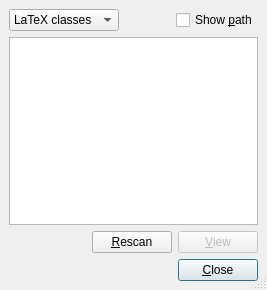
<ui version="4.0" >
 <class>TexinfoUi</class>
 <widget class="QDialog" name="TexinfoUi" >
  <property name="geometry" >
   <rect>
    <x>0</x>
    <y>0</y>
    <width>267</width>
    <height>290</height>
   </rect>
  </property>
  <property name="windowTitle" >
   <string/>
  </property>
  <property name="sizeGripEnabled" >
   <bool>true</bool>
  </property>
  <layout class="QGridLayout" >
   <property name="margin" >
    <number>9</number>
   </property>
   <property name="spacing" >
    <number>6</number>
   </property>
   <item row="1" column="0" >
    <widget class="QListWidget" name="fileListLW" />
   </item>
   <item row="3" column="0" >
    <layout class="QHBoxLayout" >
     <property name="margin" >
      <number>0</number>
     </property>
     <property name="spacing" >
      <number>6</number>
     </property>
     <item>
      <spacer>
       <property name="orientation" >
        <enum>Qt::Horizontal</enum>
       </property>
       <property name="sizeType" >
        <enum>QSizePolicy::Expanding</enum>
       </property>
       <property name="sizeHint" >
        <size>
         <width>20</width>
         <height>20</height>
        </size>
       </property>
      </spacer>
     </item>
     <item>
      <widget class="QPushButton" name="closePB" >
       <property name="toolTip" >
        <string>Close this dialog</string>
       </property>
       <property name="text" >
        <string>&amp;Close</string>
       </property>
      </widget>
     </item>
    </layout>
   </item>
   <item row="2" column="0" >
    <layout class="QHBoxLayout" >
     <property name="margin" >
      <number>0</number>
     </property>
     <property name="spacing" >
      <number>6</number>
     </property>
     <item>
      <spacer>
       <property name="orientation" >
        <enum>Qt::Horizontal</enum>
       </property>
       <property name="sizeType" >
        <enum>QSizePolicy::Expanding</enum>
       </property>
       <property name="sizeHint" >
        <size>
         <width>20</width>
         <height>20</height>
        </size>
       </property>
      </spacer>
     </item>
     <item>
      <widget class="QPushButton" name="rescanPB" >
       <property name="toolTip" >
        <string>Rebuild the file lists</string>
       </property>
       <property name="text" >
        <string>&amp;Rescan</string>
       </property>
      </widget>
     </item>
     <item>
      <widget class="QPushButton" name="viewPB" >
       <property name="enabled" >
        <bool>false</bool>
       </property>
       <property name="toolTip" >
        <string>Show contents of marked file. Only possible when files are shown with path</string>
       </property>
       <property name="text" >
        <string>&amp;View</string>
       </property>
      </widget>
     </item>
    </layout>
   </item>
   <item row="0" column="0" >
    <layout class="QHBoxLayout" >
     <property name="margin" >
      <number>0</number>
     </property>
     <property name="spacing" >
      <number>6</number>
     </property>
     <item>
      <widget class="QComboBox" name="whatStyleCO" >
       <property name="toolTip" >
        <string>Selected classes or styles</string>
       </property>
       <item>
        <property name="text" >
         <string>LaTeX classes</string>
        </property>
       </item>
       <item>
        <property name="text" >
         <string>LaTeX styles</string>
        </property>
       </item>
       <item>
        <property name="text" >
         <string>BibTeX styles</string>
        </property>
       </item>
      </widget>
     </item>
     <item>
      <spacer>
       <property name="orientation" >
        <enum>Qt::Horizontal</enum>
       </property>
       <property name="sizeType" >
        <enum>QSizePolicy::Expanding</enum>
       </property>
       <property name="sizeHint" >
        <size>
         <width>20</width>
         <height>20</height>
        </size>
       </property>
      </spacer>
     </item>
     <item>
      <widget class="QCheckBox" name="pathCB" >
       <property name="toolTip" >
        <string>Toggles view of the file list</string>
       </property>
       <property name="text" >
        <string>Show &amp;path</string>
       </property>
      </widget>
     </item>
    </layout>
   </item>
  </layout>
 </widget>
 <tabstops>
  <tabstop>whatStyleCO</tabstop>
  <tabstop>pathCB</tabstop>
  <tabstop>fileListLW</tabstop>
  <tabstop>rescanPB</tabstop>
  <tabstop>viewPB</tabstop>
  <tabstop>closePB</tabstop>
 </tabstops>
 <includes>
  <include location="local" >qt_i18n.h</include>
 </includes>
 <resources/>
 <connections/>
</ui>
